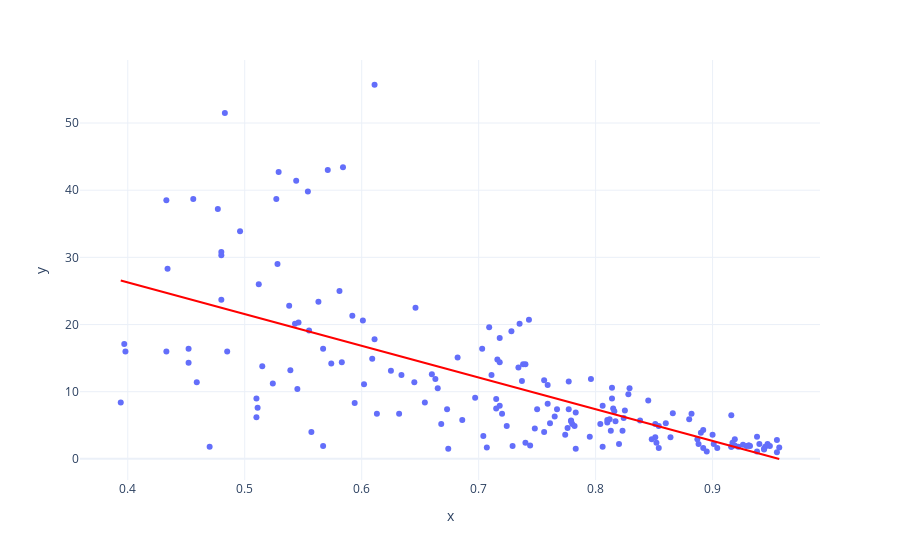

Notebook code cell kept with this figure:
### Code cell
data = px.scatter(
    x = df_countries3['Human Development Index (HDI)'],
    y = df_countries3['Mortality'], trendline='ols')



layout = go.Layout(
    title = 'HDI Vs. Mortality', # Graph title
    xaxis = dict(title = 'HDI'), # x-axis label
    yaxis = dict(title = 'Mortality'), # y-axis label
    hovermode = 'closest' # handles multiple points landing on the same vertical 
)
fig = go.Figure(data=data, layout=layout)

# make the regression line stand out
fig.data[1].line.color = 'red'
#pyo.plot(fig, filename='scatter.html')
fig.show()

### Figure 1 — Plotly figure (JSON) as saved in the notebook; plotly's stock layout.template omitted (floating-point values rounded to 4 significant figures; data arrays with more than 128 entries replaced by an {"elided": "..."} marker saying what was removed)
{"data": [{"hovertemplate": "x=%{x}<br>y=%{y}<extra></extra>", "legendgroup": "", "marker": {"color": "#636efa", "symbol": "circle"}, "mode": "markers", "name": "", "orientation": "v", "showlegend": false, "type": "scatter", "x": {"elided": "174 float values"}, "xaxis": "x", "y": {"elided": "174 float values"}, "yaxis": "y"}, {"hovertemplate": "<b>OLS trendline</b><br>y = -47.2258 * x + 45.1723<br>R<sup>2</sup>=0.442771<br><br>x=%{x}<br>y=%{y} <b>(trend)</b><extra></extra>", "legendgroup": "", "line": {"color": "red"}, "marker": {"color": "#636efa", "symbol": "circle"}, "mode": "lines", "name": "", "showlegend": false, "type": "scatter", "x": {"elided": "174 float values"}, "xaxis": "x", "y": {"elided": "174 float values"}, "yaxis": "y"}], "layout": {"legend": {"tracegroupgap": 0}, "margin": {"t": 60}, "xaxis": {"anchor": "y", "domain": [0, 1], "title": {"text": "x"}}, "yaxis": {"anchor": "x", "domain": [0, 1], "title": {"text": "y"}}}}
